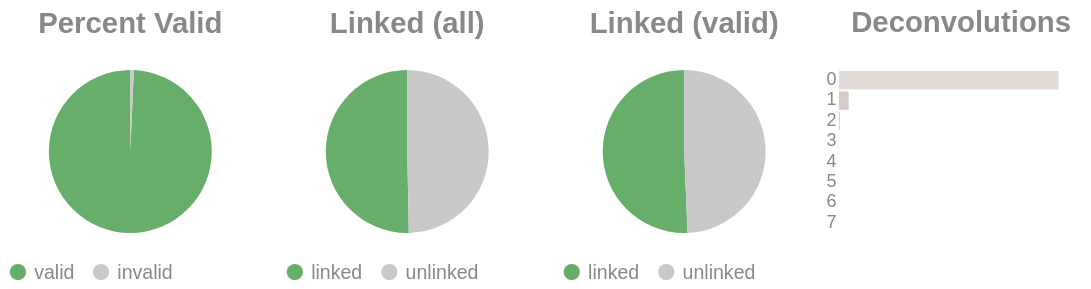

The notebook cell saved with this chart:
### Code cell
if SKIPLR:
    pass
else:
    clash = Counter()
    for i in valids['molecule'].to_list():
        _mol = i.split("-")
        if len(_mol) == 1:
            clash.update('0')
        else:
            clash.update(_mol[-1])

    _d = {"deconvolutions": [], 'count': []}
    for k,v in clash.items():
        _d['deconvolutions'].append(k)
        _d['count'].append(v)

    tot_valid = valids['reads'].sum()
    mask = valids['reads'] >= 2
    n_linked_reads = valids.filter(mask)['reads'].sum()
    if n_linked_reads == 0:
        print_html("No linked molecules (>=2 reads) were detected; skipping linked-only distributions.")
        SKIPLR = True
    else:
        perc_valid = round(tot_valid / n_reads, 4)
        linked_perc_abs = round(n_linked_reads / n_reads, 4)
        linked_perc = round(n_linked_reads / tot_valid, 4)

    _valid = pl.DataFrame({"valids": ['valid', 'invalid'], "count": [tot_valid, n_reads - tot_valid]})
    _linked_abs = pl.DataFrame({"linked (absolute)": ['linked', 'unlinked'], "count": [n_linked_reads, n_reads - n_linked_reads]})
    _linked_rel = pl.DataFrame({"linked (valids)": ['linked', 'unlinked'], "count": [n_linked_reads, tot_valid - n_linked_reads]})

    (
        alt.hconcat(
            piechart(_valid, goodval = 'valid', title = "Percent Valid"),
            piechart(_linked_abs, goodval = "linked", title =  "Linked (all)"),
            piechart(_linked_rel, goodval = "linked", title =  "Linked (valid)"),
            convolutionbar(pl.DataFrame(_d), title = "Deconvolutions"),
            center = True,
            bounds = 'flush'
        )
        .resolve_scale(color='independent')
        .resolve_legend('independent')
        .properties(usermeta={'embedOptions': {"actions": False}})
    ).display()

### Figure 1 — Vega-Lite specification as saved in the notebook (floating-point values rounded to 4 significant figures)
{"width": "container", "height": 400, "config": {"title": {"anchor": "start", "dy": -15, "fontSize": 18, "color": "#888888", "subtitleColor": "#888888", "subtitleFontSize": 14}, "arc": {"fill": "#0072B2"}, "axis": {"domainColor": "#888888", "domainWidth": 0.5, "gridWidth": 0.2, "grid": false, "titleFontWeight": 400, "titleFontSize": 15, "labelFontSize": 11, "labelColor": "#888888", "tickColor": "#888888", "tickWidth": 0.2, "titleColor": "#888888"}, "axisBand": {"grid": false}, "axisX": {"grid": true, "tickSize": 10, "domainCap": "round"}, "axisY": {"domain": false, "grid": true, "tickSize": 0, "domainCap": "round"}, "background": "transparent", "header": {"labelFontSize": 15, "labelColor": "#888888", "titleFontSize": 15, "titleFontWeight": 600, "titleColor": "#888888"}, "legend": {"labelFont": "sans-serif", "labelFontSize": 12, "labelColor": "#888888", "symbolSize": 100, "symbolType": "circle", "titleFontSize": 12, "titlePadding": 10, "titleColor": "#888888", "title": null}, "range": {"category": ["#E69F00", "#56B4E9", "#009E73", "#F0E442", "#0072B2", "#D55E00", "#CC79A7", "#000000"], "diverging": ["#cfe8f3", "#a2d4ec", "#73bfe2", "#46abdb", "#1696d2", "#12719e"]}, "area": {"fill": "#0072B2", "fillOpacity": 0.7, "line": true, "strokeOpacity": 0.7}, "line": {"color": "#0072B2", "stroke": "#0072B2", "strokeWidth": 2}, "trail": {"color": "#0072B2", "stroke": "#0072B2", "strokeWidth": 0, "size": 1}, "point": {"filled": true, "fillOpacity": 1.0, "size": 95}, "text": {"color": "#888888", "fontSize": 11, "align": "right", "fontWeight": 400, "size": 11}, "bar": {"fill": "#0072B2", "stroke": null}, "view": {"stroke": null, "continuousWidth": 660, "continuousHeight": 400}}, "hconcat": [{"data": {"name": "data-bdadd1bb6b1a2ad114d461e6e276438f"}, "mark": {"type": "arc"}, "encoding": {"color": {"field": "valids", "legend": {"orient": "bottom", "title": null}, "scale": {"domain": ["valid", "invalid"], "range": ["#68ae6b", "#C9C9C9"]}, "title": "Valids", "type": "nominal"}, "theta": {"field": "count", "type": "quantitative"}, "tooltip": [{"field": "valids", "title": "Valids", "type": "ordinal"}, {"field": "percent", "format": ".2%", "title": "Percent", "type": "quantitative"}, {"field": "count", "title": "Count", "type": "quantitative"}]}, "height": 100, "title": {"text": "Percent Valid", "align": "center", "anchor": "middle"}, "transform": [{"calculate": "datum.count / 11256845", "as": "percent"}], "width": 150}, {"data": {"name": "data-2203f918454046a9fbae708f7001ad0b"}, "mark": {"type": "arc"}, "encoding": {"color": {"field": "linked (absolute)", "legend": {"orient": "bottom", "title": null}, "scale": {"domain": ["linked", "unlinked"], "range": ["#68ae6b", "#C9C9C9"]}, "title": "Linked (Absolute)", "type": "nominal"}, "theta": {"field": "count", "type": "quantitative"}, "tooltip": [{"field": "linked (absolute)", "title": "Linked (Absolute)", "type": "ordinal"}, {"field": "percent", "format": ".2%", "title": "Percent", "type": "quantitative"}, {"field": "count", "title": "Count", "type": "quantitative"}]}, "height": 100, "title": {"text": "Linked (all)", "align": "center", "anchor": "middle"}, "transform": [{"calculate": "datum.count / 11256845", "as": "percent"}], "width": 150}, {"data": {"name": "data-90df5871e4e20bcb676d908aecf98187"}, "mark": {"type": "arc"}, "encoding": {"color": {"field": "linked (valids)", "legend": {"orient": "bottom", "title": null}, "scale": {"domain": ["linked", "unlinked"], "range": ["#68ae6b", "#C9C9C9"]}, "title": "Linked (Valids)", "type": "nominal"}, "theta": {"field": "count", "type": "quantitative"}, "tooltip": [{"field": "linked (valids)", "title": "Linked (Valids)", "type": "ordinal"}, {"field": "percent", "format": ".2%", "title": "Percent", "type": "quantitative"}, {"field": "count", "title": "Count", "type": "quantitative"}]}, "height": 100, "title": {"text": "Linked (valid)", "align": "center", "anchor": "middle"}, "transform": [{"calculate": "datum.count / 11179102", "as": "percent"}], "width": 150}, {"data": {"name": "data-269c14efd4ded41003b69d4441ecf621"}, "mark": {"type": "bar"}, "encoding": {"color": {"field": "deconvolutions", "legend": null, "scale": {"scheme": "lightgreyred"}, "type": "nominal"}, "tooltip": [{"field": "deconvolutions", "title": "Deconvolutions", "type": "ordinal"}, {"field": "percent", "format": ".2%", "title": "Percent", "type": "quantitative"}, {"field": "count", "title": "Count", "type": "quantitative"}], "x": {"axis": null, "field": "count", "type": "quantitative"}, "y": {"field": "deconvolutions", "sort": "ascending", "title": null, "type": "nominal"}}, "height": 100, "title": {"text": "Deconvolutions", "align": "center", "anchor": "middle"}, "transform": [{"calculate": "datum.count / 7532729", "as": "percent"}], "width": 150}], "bounds": "flush", "center": true, "resolve": {"legend": {"angle": "independent"}, "scale": {"color": "independent"}}, "usermeta": {"embedOptions": {"actions": false}}, "$schema": "https://vega.github.io/schema/vega-lite/v6.1.0.json", "datasets": {"data-bdadd1bb6b1a2ad114d461e6e276438f": [{"valids": "valid", "count": 11179102}, {"valids": "invalid", "count": 77743}], "data-2203f918454046a9fbae708f7001ad0b": [{"linked (absolute)": "linked", "count": 5663592}, {"linked (absolute)": "unlinked", "count": 5593253}], "data-90df5871e4e20bcb676d908aecf98187": [{"linked (valids)": "linked", "count": 5663592}, {"linked (valids)": "unlinked", "count": 5515510}], "data-269c14efd4ded41003b69d4441ecf621": [{"deconvolutions": "0", "count": 7188112}, {"deconvolutions": "1", "count": 318744}, {"deconvolutions": "2", "count": 23347}, {"deconvolutions": "3", "count": 2226}, {"deconvolutions": "4", "count": 261}, {"deconvolutions": "5", "count": 35}, {"deconvolutions": "6", "count": 3}, {"deconvolutions": "7", "count": 1}]}}
